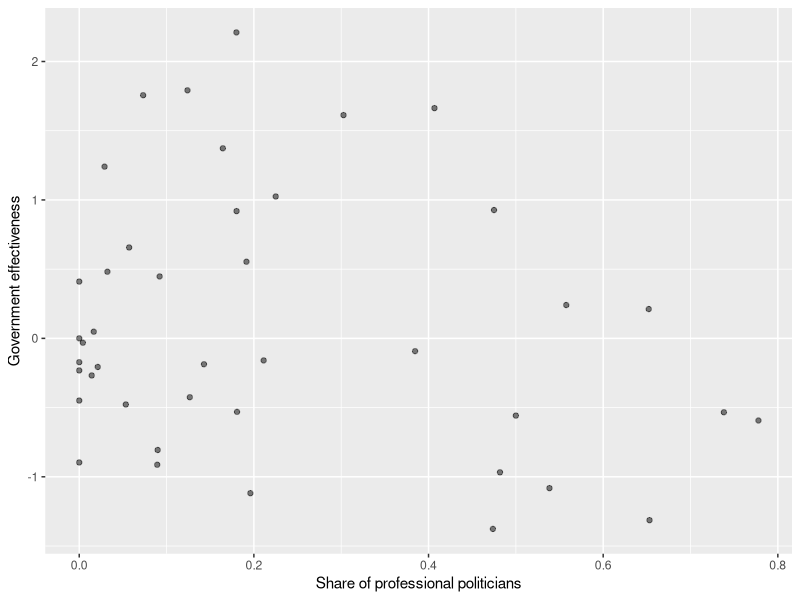
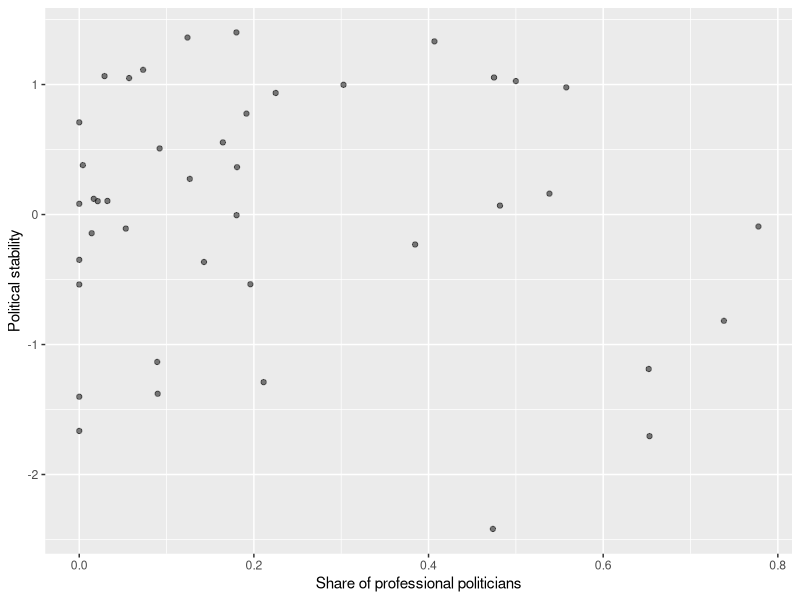

These figures' R source, in order:
## ---- chunk 1
library(tidyverse)
library(dplyr)
## ---- chunk 2
eff_stabil <- read_csv("gov_effectiveness_and_pol_stability.csv")
glimpse(eff_stabil)
spec(eff_stabil)

eff_stabil1 <- eff_stabil |>
  rename(country = `Country Name`) |>
  mutate(estimate_2012 = as.numeric(eff_stabil$`2012 [YR2012]`)) |>
  drop_na(estimate_2012) |>
  select(country,`Series Name`, estimate_2012) |>
  group_by(`Series Name`) |>
  pivot_wider(names_from = `Series Name`,
              values_from = estimate_2012) |>
  rename(effectiveness = `Government Effectiveness: Estimate`, stability = `Political Stability and Absence of Violence/Terrorism: Estimate`)
eff_stabil1
## ---- chunk 3
prof_pol <- read_csv("profession_parliament.csv")
prof_pol1 <- prof_pol |>
  drop_na(CODING) |>
  rename(country = COUNTRY) |>
  mutate(prof = if_else(CODING == 1, 1, 0)) |>
  group_by(country) |>
  mutate(prop = mean(prof, na.rm = TRUE)) |>
  select(country, prop) |>
  distinct(country, prop)
prof_pol1

## ---- chunk 4
prof_pol_joined <- prof_pol1 |>
  inner_join(eff_stabil1, by = "country")
prof_pol_joined
## ---- chunk 5
prof_pol_joined |>
  ggplot(mapping = aes(x = prop, y = effectiveness)) +
  labs(x = "Share of professional politicians",
       y = "Government effectiveness")+
  geom_point(alpha = 0.5)

prof_pol_joined |>
  ggplot(mapping = aes(x = prop, y = stability)) +
  labs(x = "Share of professional politicians",
       y = "Political stability")+
  geom_point(alpha = 0.5)
  
## ---- chunk 6
correlation_effectiveness <- cor(prof_pol_joined$effectiveness, prof_pol_joined$prop)
correlation_effectiveness

correlation_stability <- cor(prof_pol_joined$stability, prof_pol_joined$prop)
correlation_stability
